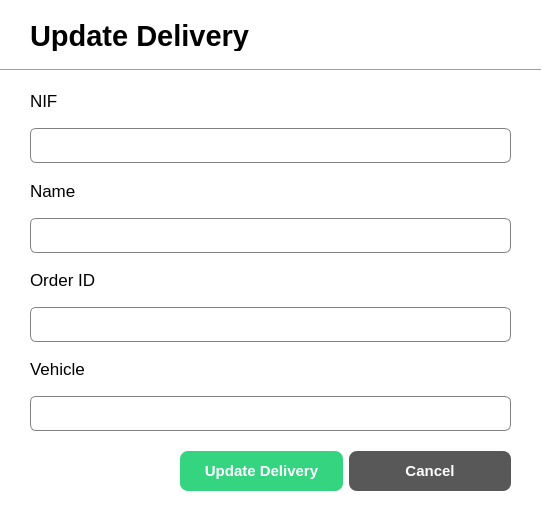
<?xml version="1.0" encoding="UTF-8"?>
<ui version="4.0">
 <class>UpdateOrderDialog</class>
 <widget class="QDialog" name="UpdateOrderDialog">
  <property name="geometry">
   <rect>
    <x>0</x>
    <y>0</y>
    <width>542</width>
    <height>515</height>
   </rect>
  </property>
  <property name="windowTitle">
   <string>Update Delivery Dialog</string>
  </property>
  <property name="styleSheet">
   <string notr="true">QDialog{
	background-color: white;
}

QLineEdit{
	border: 1px solid gray;
	border-radius: 6px;
	padding-left: 15px;
height: 35px;
}

</string>
  </property>
  <widget class="QLabel" name="label">
   <property name="geometry">
    <rect>
     <x>30</x>
     <y>20</y>
     <width>301</width>
     <height>31</height>
    </rect>
   </property>
   <property name="font">
    <font>
     <pointsize>22</pointsize>
     <bold>true</bold>
    </font>
   </property>
   <property name="text">
    <string>Update Delivery</string>
   </property>
  </widget>
  <widget class="QWidget" name="layoutWidget">
   <property name="geometry">
    <rect>
     <x>30</x>
     <y>80</y>
     <width>481</width>
     <height>351</height>
    </rect>
   </property>
   <layout class="QVBoxLayout" name="verticalLayout_5">
    <item>
     <layout class="QVBoxLayout" name="verticalLayout">
      <item>
       <widget class="QLabel" name="label_2">
        <property name="font">
         <font>
          <pointsize>13</pointsize>
         </font>
        </property>
        <property name="text">
         <string>NIF</string>
        </property>
       </widget>
      </item>
      <item>
       <widget class="QLineEdit" name="lineEdit_NIF">
        <property name="minimumSize">
         <size>
          <width>0</width>
          <height>35</height>
         </size>
        </property>
        <property name="maximumSize">
         <size>
          <width>16777215</width>
          <height>35</height>
         </size>
        </property>
       </widget>
      </item>
     </layout>
    </item>
    <item>
     <layout class="QVBoxLayout" name="verticalLayout_2">
      <item>
       <widget class="QLabel" name="label_3">
        <property name="font">
         <font>
          <pointsize>13</pointsize>
         </font>
        </property>
        <property name="text">
         <string>Name</string>
        </property>
       </widget>
      </item>
      <item>
       <widget class="QLineEdit" name="lineEdit_name">
        <property name="minimumSize">
         <size>
          <width>0</width>
          <height>35</height>
         </size>
        </property>
        <property name="maximumSize">
         <size>
          <width>16777215</width>
          <height>35</height>
         </size>
        </property>
       </widget>
      </item>
     </layout>
    </item>
    <item>
     <layout class="QVBoxLayout" name="verticalLayout_3">
      <item>
       <widget class="QLabel" name="label_4">
        <property name="font">
         <font>
          <pointsize>13</pointsize>
         </font>
        </property>
        <property name="text">
         <string>Order ID</string>
        </property>
       </widget>
      </item>
      <item>
       <widget class="QLineEdit" name="lineEdit_orderID">
        <property name="minimumSize">
         <size>
          <width>0</width>
          <height>35</height>
         </size>
        </property>
        <property name="maximumSize">
         <size>
          <width>16777215</width>
          <height>35</height>
         </size>
        </property>
       </widget>
      </item>
     </layout>
    </item>
    <item>
     <layout class="QVBoxLayout" name="verticalLayout_4">
      <item>
       <widget class="QLabel" name="label_5">
        <property name="font">
         <font>
          <pointsize>13</pointsize>
         </font>
        </property>
        <property name="text">
         <string>Vehicle</string>
        </property>
       </widget>
      </item>
      <item>
       <widget class="QLineEdit" name="lineEdit_vehicle">
        <property name="minimumSize">
         <size>
          <width>0</width>
          <height>35</height>
         </size>
        </property>
        <property name="maximumSize">
         <size>
          <width>16777215</width>
          <height>35</height>
         </size>
        </property>
       </widget>
      </item>
     </layout>
    </item>
   </layout>
  </widget>
  <widget class="QWidget" name="layoutWidget">
   <property name="geometry">
    <rect>
     <x>180</x>
     <y>450</y>
     <width>331</width>
     <height>42</height>
    </rect>
   </property>
   <layout class="QHBoxLayout" name="horizontalLayout">
    <item>
     <widget class="QPushButton" name="btn_updateOrderDetails">
      <property name="minimumSize">
       <size>
        <width>0</width>
        <height>40</height>
       </size>
      </property>
      <property name="styleSheet">
       <string notr="true">QPushButton{
	background-color: #34D481;
	color: white;
	border: none;
	border-radius: 8px;
	font-weight: bold;
	font-size: 15px
}

QPushButton:hover {
    background-color: #28a766; 
    cursor: pointer;
}</string>
      </property>
      <property name="text">
       <string>Update Delivery</string>
      </property>
     </widget>
    </item>
    <item>
     <widget class="QPushButton" name="btn_cancel">
      <property name="minimumSize">
       <size>
        <width>0</width>
        <height>40</height>
       </size>
      </property>
      <property name="styleSheet">
       <string notr="true">QPushButton{
	background-color: #585858;
	color: white;
	border: none;
	border-radius: 8px;
	font-weight: bold;
	font-size: 15px
}

QPushButton:hover {
    background-color: #7a7a7a;
    cursor: pointer; 
}</string>
      </property>
      <property name="text">
       <string>Cancel</string>
      </property>
     </widget>
    </item>
   </layout>
  </widget>
  <widget class="Line" name="line">
   <property name="geometry">
    <rect>
     <x>0</x>
     <y>60</y>
     <width>541</width>
     <height>20</height>
    </rect>
   </property>
   <property name="orientation">
    <enum>Qt::Orientation::Horizontal</enum>
   </property>
  </widget>
 </widget>
 <resources/>
 <connections/>
</ui>
